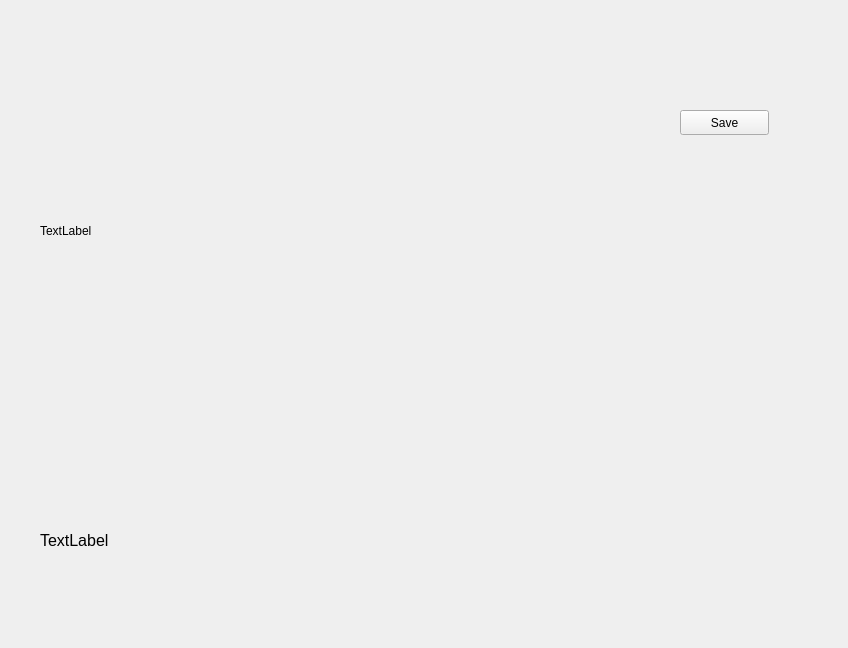
<?xml version="1.0" encoding="UTF-8"?>
<ui version="4.0">
 <class>capturewindow</class>
 <widget class="QWidget" name="capturewindow">
  <property name="geometry">
   <rect>
    <x>0</x>
    <y>0</y>
    <width>848</width>
    <height>648</height>
   </rect>
  </property>
  <property name="windowTitle">
   <string>Form</string>
  </property>
  <widget class="QLabel" name="delayLabel">
   <property name="geometry">
    <rect>
     <x>40</x>
     <y>510</y>
     <width>491</width>
     <height>61</height>
    </rect>
   </property>
   <property name="font">
    <font>
     <pointsize>12</pointsize>
    </font>
   </property>
   <property name="text">
    <string>TextLabel</string>
   </property>
  </widget>
  <widget class="QLabel" name="imageLabel">
   <property name="geometry">
    <rect>
     <x>40</x>
     <y>30</y>
     <width>581</width>
     <height>401</height>
    </rect>
   </property>
   <property name="text">
    <string>TextLabel</string>
   </property>
  </widget>
  <widget class="QPushButton" name="saveButton">
   <property name="geometry">
    <rect>
     <x>680</x>
     <y>110</y>
     <width>89</width>
     <height>25</height>
    </rect>
   </property>
   <property name="text">
    <string>Save</string>
   </property>
  </widget>
 </widget>
 <resources/>
 <connections/>
</ui>
